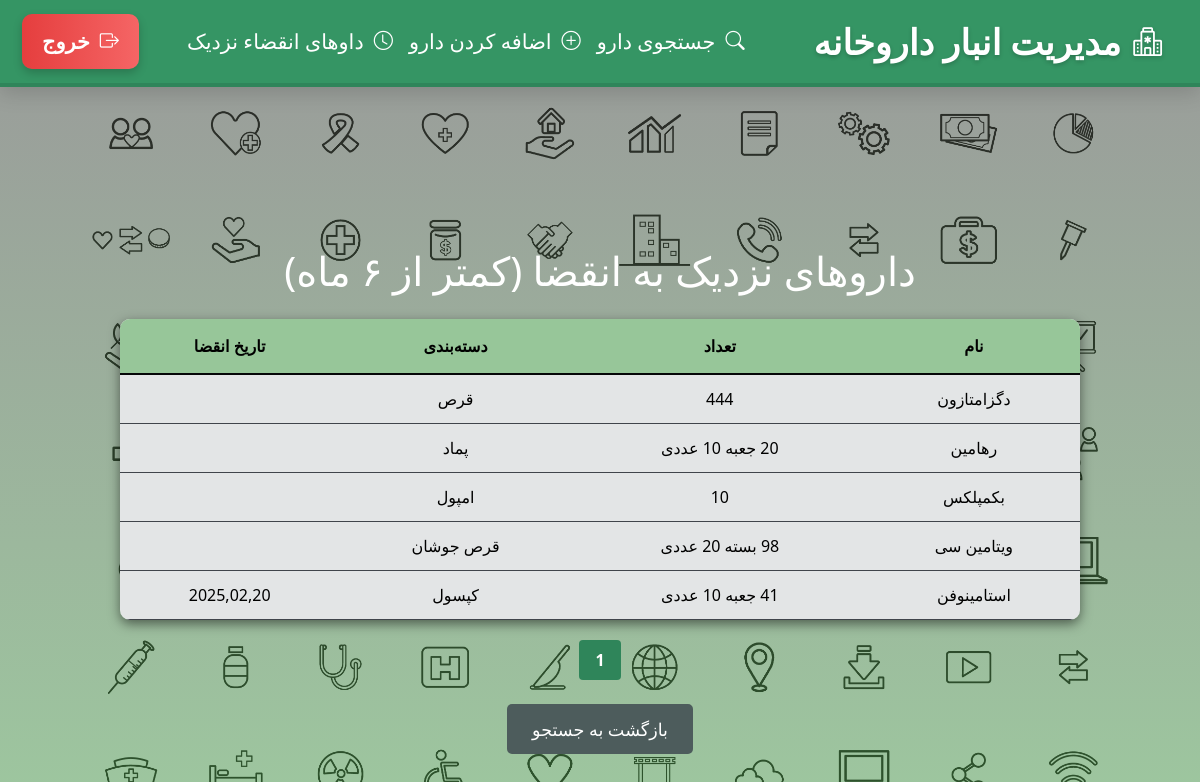
Before: /expired-drugs (signed in) with the older database file.
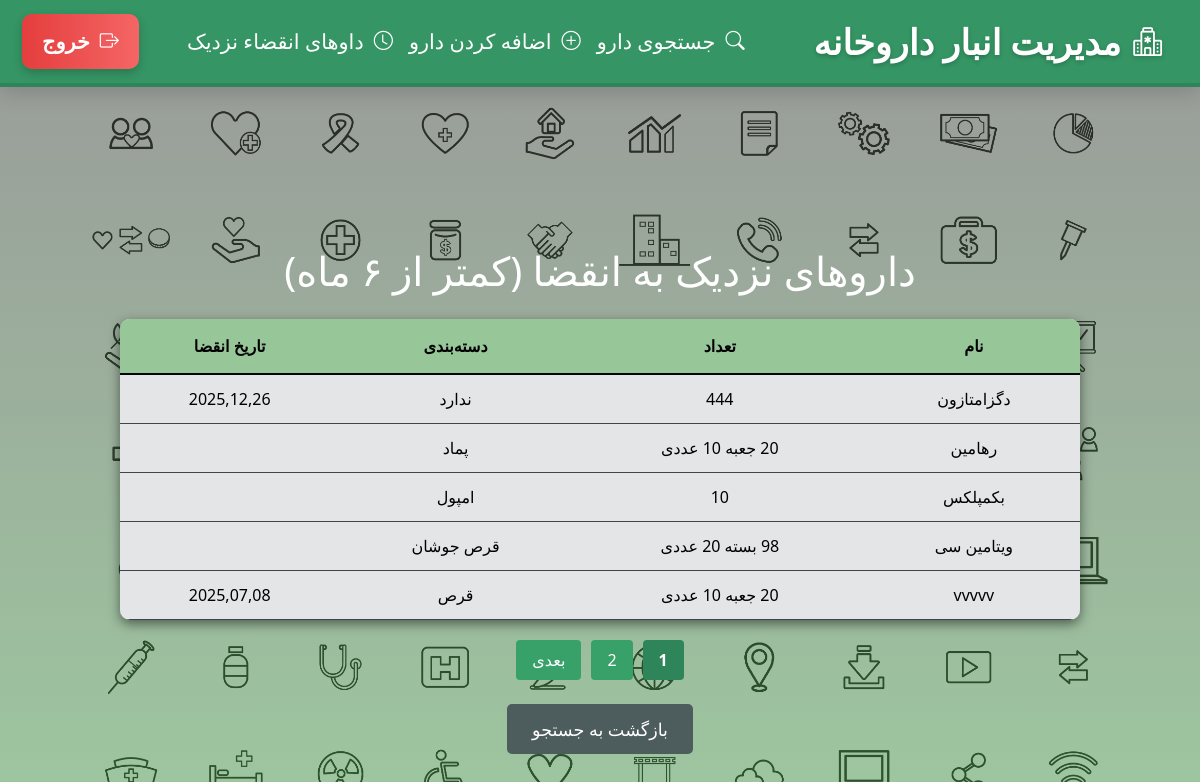
After: the same page with the newer database file.
### index_module/models.py (models this page shows, shortened)
class Drugs(models.Model):
    name = models.CharField(max_length=200, verbose_name='نام دارو')
    category = models.CharField(max_length=200, verbose_name='دسته بندی دارو', null=True, blank=True)
    expiration_date = models.DateField(verbose_name='تاریخ انقضا دارو', null=True, blank=True)
    number = models.CharField(max_length=200 , verbose_name='تعداد دارو')
    description = models.CharField(max_length=400, verbose_name='توضیحات برای این دارو', null=True, blank=True)
    date_in_warehouse = models.CharField(max_length=200,verbose_name='تاریخ ورود دارو به انبار', null=True, blank=True)
    user = models.ForeignKey(settings.AUTH_USER_MODEL, on_delete=models.CASCADE, related_name='drugs', null=True)
    class Meta:
        verbose_name = 'داروها'
        verbose_name_plural = 'داروهای داروخانه'

### index_module/views.py (the view)
# urls.py: path('expired-drugs' , views.ExpiredDrugsView.as_view() , name = 'expired-drugs'),
class ExpiredDrugsView(LoginRequiredMixin,ListView):
    model = Drugs
    template_name = 'index_module/expired_drugs.html'
    context_object_name = 'expired_medicines'
    paginate_by = 5
    def get_queryset(self):
        today = timezone.now().date()
        six_month_later = today + timedelta(days=180)
        return Drugs.objects.filter(user=self.request.user,expiration_date__lte=six_month_later)
    def get_context_data(self, **kwargs):
        context = super().get_context_data(**kwargs)
        context['six_month_later'] = timezone.now().date() + timedelta(days=180)
        return context

### index_module/templates/index_module/expired_drugs.html (shortened to what this page needs)
{% extends 'shared/base.html' %}
{% block content %}
    <div class="container mt-5">
        <h2 class="text-white text-center mb-4 animated-title">داروهای نزدیک به انقضا (کمتر از ۶ ماه)</h2>
        {% if expired_medicines %}
            <div class="table-container">
                <table class="table-modern">
                    <thead>
                        <tr>
                            <th>نام</th>
                            <th>تعداد</th>
                            <th>دسته‌بندی</th>
                            <th>تاریخ انقضا</th>
                        </tr>
                    </thead>
                    <tbody>
                        {% for medicine in expired_medicines %}
                            <tr>
                                <td title="{{ medicine.name }}">{{ medicine.name|truncatechars:15 }}</td>
                                <td title="{{ medicine.number }}">{{ medicine.number|truncatechars:15 }}</td>
                                <td title="{{ medicine.category }}">{{ medicine.category|default:"ندارد"|truncatechars:15 }}</td>
                                <td title="{{ medicine.expiration_date }}">{{ medicine.expiration_date|date:"Y,m,d"|truncatechars:15 }}</td>
                            </tr>
                        {% endfor %}
                    </tbody>
                </table>
            </div>
        {% else %}
            <div class="alert alert-info text-white text-center p-4">
                هیچ دارویی با تاریخ انقضا نزدیک وجود ندارد.
            </div>
        {% endif %}
        <div class="pagination">
            {% for pageNumber in paginator.page_range %}
                {% if page_obj.number == pageNumber %}
                    <span class="current-page">{{ pageNumber }}</span>
                {% else %}
                    <a href="?page={{ pageNumber }}{% if search_query %}&q={{ search_query }}{% endif %}">{{ pageNumber }}</a>
                {% endif %}
            {% endfor %}
            {% if page_obj.has_next %}
                <a href="?page={{ page_obj.next_page_number }}{% if search_query %}&q={{ search_query }}{% endif %}">بعدی</a>
            {% endif %}
        </div>
        <div class="text-center mt-4">
            <a href="{% url 'search_drug' %}" class="btn-modern">بازگشت به جستجو</a>
        </div>
    </div>
{% endblock %}

Changed rows visible on the page:
no longer on this page (row unchanged): Drugs: name "استامینوفن", number "41 جعبه 10 عددی", category "کپسول", expiration_date "2025,02,20"
changed Drugs "دگزامتازون": category "قرص" → "ندارد"; expiration_date (not shown) → "2025,12,26"
now on this page (row edited): Drugs: name "vvvvv", number "20 جعبه 10 عددی", category "قرص", expiration_date "2025,07,08"
Other visible differences:
new list line: "2"
text now shown: "بعدی"
